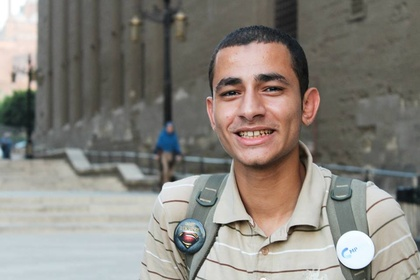
%> input picture image/Part A/my_choice.jpg, 420 x 280 px, shrunk from 960 x 640 before the run
$ octave mychoice.m   (GNU Octave 9; MATLAB toolbox functions it lacks are replaced by stand-ins)
%> lines starting %> are read from the running program, lines starting %| are printed output that depends on the picture; in (x1, y1, x2, y2) boxes, pixels count from 0 and x2, y2 are one past the last pixel; in counts of white or black regions, pixels touching at a corner belong together; the program's own positions count from 1
# read the three images
hd = imread("my_choice.jpg");
%> hd is the input picture: size 280x420x3 uint8; mean R, G, B 135.5, 131.4, 124.6

# Transfer images from RGB to gray level
hd = rgb2gray(hd);
%> hd: size 280x420 uint8


# convert images to double to perform operations
hd = im2double(hd);
%> hd: size 280x420 double


# Fourier Transform for the first image : highdetail
hdft = fft2(hd);
show_hdft = fftshift(hdft); # using for plot
show_hdft = abs(show_hdft);
show_hdft = log(show_hdft + 1);

figure(1);
subplot(2,1,1); imshow(hd);
subplot(2,1,2); imshow(show_hdft, []);
################
# operations on first image
# W is the image will be used in multiplication

## on 0.1
figure(2);

[x, y] = size(hdft);
%> x = 280; y = 420
W = zeros(x,y);
xrad = 0.05 * x;
%> xrad = 14
yrad = 0.05 * y;
%> yrad = 21

for i = floor(x/2 - xrad) : floor(x/2 + xrad)
  for j = floor(y/2 - yrad) : floor(y/2 + yrad)
    W(i,j) = 1;
   end
end
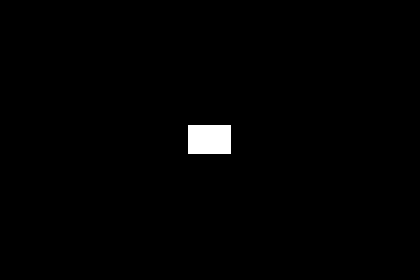
%> W: size 280x420 double; values 0 (black) and 1 (white), 1.1% white; 1 white region, box (x1, y1, x2, y2) and area: (188, 125, 231, 154) 1247

Whd =  fftshift(hdft) .* W;

subplot(2,1,1); imshow(  abs( log(Whd+1) ) , [ ] );
#Whd = ifftshift(Whd);
R = ifft2(Whd);

subplot(2,1,2); imshow(log ( abs( R ) + 1) , []);

## on 0.3

figure(3);
W = zeros(x,y);
xrad = 0.15 * x;
%> xrad = 42
yrad = 0.15 * y;
%> yrad = 63

for i = floor(x/2 - xrad) : floor(x/2 + xrad)
  for j = floor(y/2 - yrad) : floor(y/2 + yrad)
    W(i,j) = 1;
   end
end
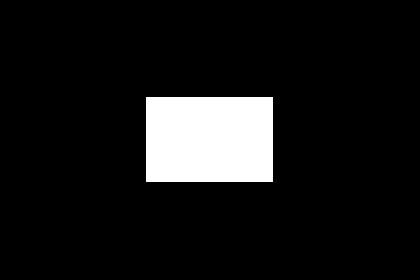
%> W: size 280x420 double; values 0 (black) and 1 (white), 9.2% white; 1 white region, box (x1, y1, x2, y2) and area: (146, 97, 273, 182) 10795

Whd =  fftshift(hdft) .* W;

subplot(2,1,1); imshow(  log( abs( Whd ) + 1 ) , [ ] );
#Whd = ifftshift(Whd);
R = ifft2(Whd);

subplot(2,1,2); imshow( log ( abs(R) + 1 ), []);

## on 0.5

figure(4);
W = zeros(x,y);
xrad = 0.25 * x;
%> xrad = 70
yrad = 0.25 * y;
%> yrad = 105

for i = floor(x/2 - xrad) : floor(x/2 + xrad)
  for j = floor(y/2 - yrad) : floor(y/2 + yrad)
    W(i,j) = 1;
   end
end
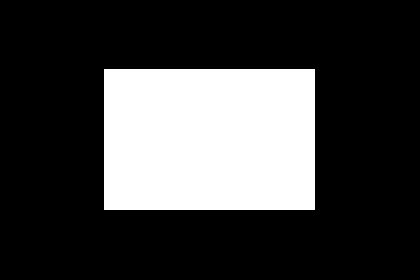
%> W: size 280x420 double; values 0 (black) and 1 (white), 25.3% white; 1 white region, box (x1, y1, x2, y2) and area: (104, 69, 315, 210) 29751


Whd =  fftshift(hdft) .* W;

subplot(2,1,1); imshow(  log( abs( Whd ) + 1 ) , [ ] );
#Whd = ifftshift(Whd);
R = ifft2(Whd);

subplot(2,1,2); imshow(log(abs( R)+1 ), []);

## on 0.7

figure(5);
W = zeros(x,y);
xrad = 0.35 * x;
%> xrad = 98
yrad = 0.35 * y;
%> yrad = 147

for i = floor(x/2 - xrad) : floor(x/2 + xrad)
  for j = floor(y/2 - yrad) : floor(y/2 + yrad)
    W(i,j) = 1;
   end
end
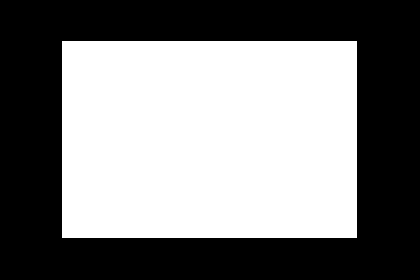
%> W: size 280x420 double; values 0 (black) and 1 (white), 49.4% white; 1 white region, box (x1, y1, x2, y2) and area: (62, 41, 357, 238) 58115


Whd =  fftshift(hdft) .* W;

subplot(2,1,1); imshow(  log( abs( Whd ) + 1 ) , [ ] );
%> after `imshow( log( abs( Whd ) + 1 ) , [ ] )`:
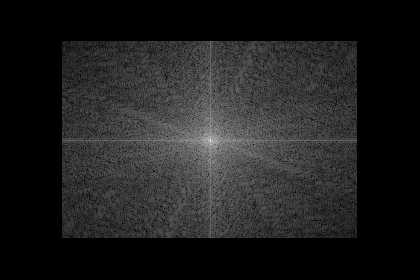
%> displayed picture: size 280x420, on the screen's scale of 0 to 255; min 0, max 255, mean 31
#Whd = ifftshift(Whd);
R = ifft2(Whd);

subplot(2,1,2); imshow(log(abs( R) +1), []);

## on 0.9
figure(6);
#subplot(4,1,1); imshow(hd);
#subplot(4,1,2); imshow(show_hdft, [ ]);

W = zeros(x,y);
xrad = 0.45 * x;
%> xrad = 126
yrad = 0.45 * y;
%> yrad = 189

for i = floor(x/2 - xrad) : floor(x/2 + xrad)
  for j = floor(y/2 - yrad) : floor(y/2 + yrad)
    W(i,j) = 1;
   end
end
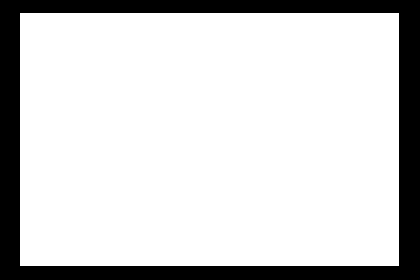
%> W: size 280x420 double; values 0 (black) and 1 (white), 81.5% white; 1 black region, box (x1, y1, x2, y2) and area: (0, 0, 420, 280) 21713


Whd =  fftshift(hdft) .* W;

subplot(2,1,1);
#subplot(4,5,15);
imshow(  log( abs( Whd ) + 1 ) , [ ] );
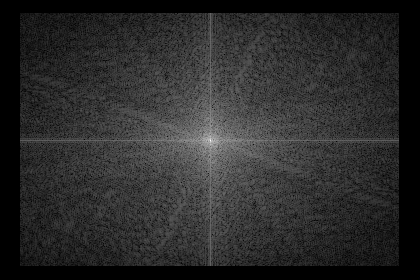
%> displayed picture: size 280x420, on the screen's scale of 0 to 255; min 0, max 255, mean 43.3
#Whd = ifftshift(Whd);
R = ifft2(Whd);

subplot(2,1,2);
#subplot(4,5,20);
imshow(log(abs( R ) +1), []);

$ run again, with image/Part A/Low_detail.jpg copied over image/Part A/my_choice.jpg
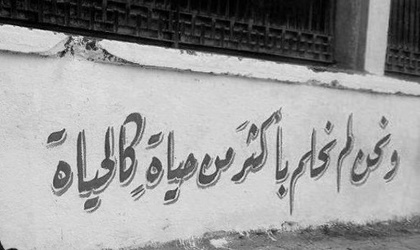
%> input picture image/Part A/Low_detail.jpg, 420 x 250 px, shrunk from 513 x 305 before the run
%> hd is the input picture: size 250x420x3 uint8; min 0, max 250, mean 155.1
%> after the loop `for i = floor(x/2 - xrad) : floor(x/2 + xrad)`:
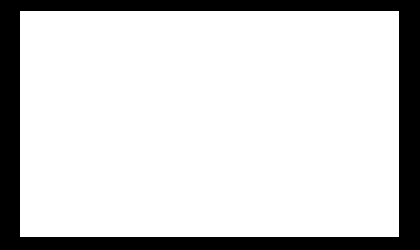
%> W: size 250x420 double; values 0 (black) and 1 (white), 81.6% white; 1 black region, box (x1, y1, x2, y2) and area: (0, 0, 420, 250) 19346
%> `imshow(  log( abs( Whd ) + 1 ) , [ ] );`:
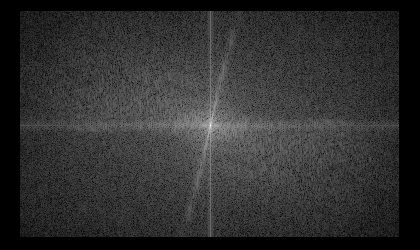
%> displayed picture: size 250x420, on the screen's scale of 0 to 255; min 0, max 255, mean 48

$ run again, with image/Part A/highdetail.jpg copied over image/Part A/my_choice.jpg
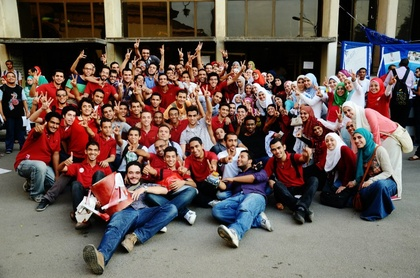
%> input picture image/Part A/highdetail.jpg, 420 x 278 px, shrunk from 960 x 636 before the run
%> hd is the input picture: size 278x420x3 uint8; mean R, G, B 105.5, 89.9, 84.7
%> `hd = rgb2gray(hd);`:
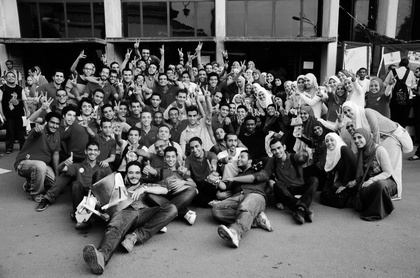
%> hd: size 278x420 uint8; min 0, max 255, mean 94
%> `imshow(  log( abs( Whd ) + 1 ) , [ ] );`:
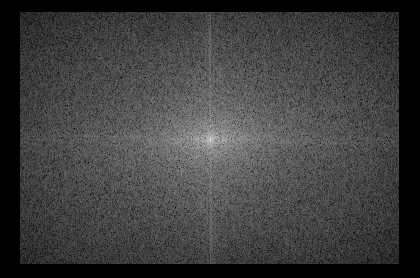
%> displayed picture: size 278x420, on the screen's scale of 0 to 255; min 0, max 255, mean 62
